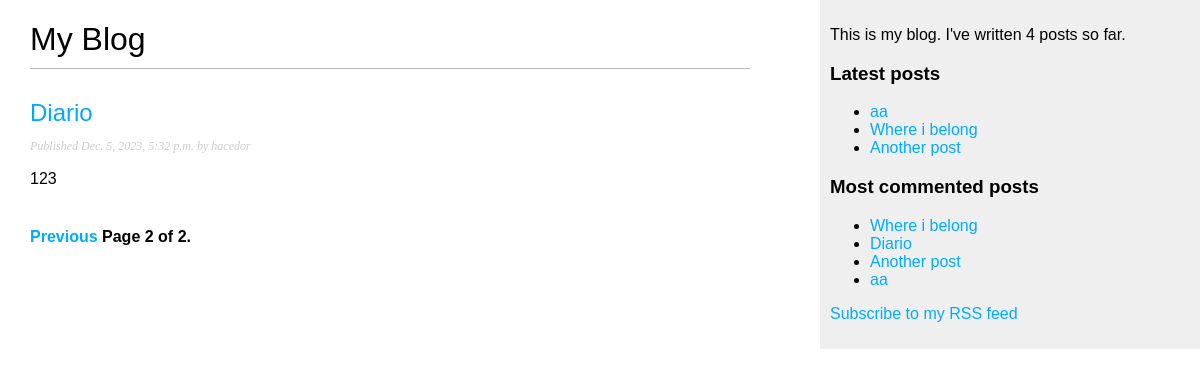
Screenshot of /blog/?page=2 with the database file from the repository.
### blog/models.py (models this page shows, shortened)
class Post(models.Model):
    STATUS_CHOICES = (('draft', 'Draft'), ('published', 'Published'),)
    title = models.CharField(max_length=250)
    slug = models.SlugField(max_length=250, unique_for_date='publish')
    author = models.ForeignKey(
        User, on_delete=models.CASCADE, related_name='blog_posts')
    body = models.TextField()
    publish = models.DateTimeField(default=timezone.now)
    created = models.DateTimeField(auto_now_add=True)
    updated = models.DateTimeField(auto_now=True)
    status = models.CharField(
        max_length=10, choices=STATUS_CHOICES, default='draft')
    tags = TaggableManager()
    def get_absolute_url(self):
        return reverse('blog:post_detail', args=[self.publish.year, self.publish.month, self.publish.day, self.slug])
    class Meta:
        ordering = ('-publish',)
    objects = models.Manager()  # The default manager.
    published = PublishedManager()  # Our custom manager.

### blog/views.py (the view)
# urls.py: path('', views.post_list, name='post_list'),
def post_list(request, tag_slug=None):
    object_list = Post.published.all()
    tag = None
    if tag_slug:
        tag = get_object_or_404(Tag, slug=tag_slug)
        object_list = object_list.filter(tags__in=[tag])
    page = request.GET.get('page')
    paginator = Paginator(object_list, 3)
    try:
        posts = paginator.page(page)
    except PageNotAnInteger:
        posts = paginator.page(1)
    except EmptyPage:
        posts = paginator.page(paginator.num_pages)
    return render(request, 'blog/post/list.html', {'page': page, 'posts': posts, 'tag': tag})

### blog/models.py (called while the page is built)
    def get_queryset(self):
        return super(PublishedManager, self).get_queryset()\
            .filter(status='published')

### blog/templatetags/blog_tags.py (called while the page is built)
@register.simple_tag
def total_posts():
    return Post.published.count()

@register.inclusion_tag('blog/post/latest_posts.html')
def show_latest_posts(count=5):
    latest_posts = Post.published.order_by('-publish')[:count]
    return {'latest_posts': latest_posts}

@register.simple_tag
def get_most_commented_posts(count=5):
    return Post.published.annotate(
        total_comments=Count('comments')
    ).order_by('-total_comments')[:count]

### blog/templates/blog/post/list.html (shortened to what this page needs)
{% extends "blog/base.html" %} {% block title %}My Blog{% endblock %}
{% block content %}
<h1>My Blog</h1>
{% for post in posts %}
<h2>
  <a href="{{ post.get_absolute_url }}"> {{ post.title }} </a>
</h2>
<p class="date">Published {{ post.publish }} by {{ post.author }}</p>
{{ post.body|truncatewords:30|linebreaks }}
{% endfor %}
{% include "blog/pagination.html" with page=posts %}
{% endblock %}

### blog/templates/blog/base.html (shortened to what this page needs)
{% load blog_tags %} {% load static %}
<!DOCTYPE html>
<html>
  <head>
    <link href="{% static "css/blog.css" %}" rel="stylesheet">
  </head>
  <body>
    <div id="content">{% block content %} {% endblock %}</div>
    <div id="sidebar">
      <p>This is my blog. I've written {% total_posts %} posts so far.</p>
      <h3>Latest posts</h3>
      {% show_latest_posts 3 %}
      <h3>Most commented posts</h3>
      {% get_most_commented_posts as most_commented_posts %}
      <ul>
        {% for post in most_commented_posts %}
        <li>
          <a href="{{ post.get_absolute_url }}">{{ post.title }}</a>
        </li>
        {% endfor %}
      </ul>
      <p>
        <a href="{% url "pip install psycopg2-binary==2.8.4post_feed" %}">Subscribe to my RSS feed</a> </p>
    </div>
  </body>
</html>

### blog/templates/blog/post/latest_posts.html
<ul>
  {% for post in latest_posts %}
  <li>
    <a href="{{ post.get_absolute_url }}">{{ post.title }}</a>
  </li>
  {% endfor %}
</ul>

### blog/static/css/blog.css (style rules this page uses)
body { margin: 0; padding: 0; font-family: helvetica, sans-serif; }
a { color: #00abff; text-decoration: none; }
h1 { font-weight: normal; border-bottom: 1px solid #bbb; padding: 0 0 10px 0; }
h2 { font-weight: normal; margin: 30px 0 0; }
#content { float: left; width: 60%; padding: 0 0 0 30px; }
#sidebar { float: right; width: 30%; padding: 10px; background: #efefef; height: 100%; }
p.date { color: #ccc; font-family: georgia, serif; font-size: 12px; font-style: italic; }

### rows the page displays
Post: title "Diario", publish "Dec. 5, 2023, 5:32 p.m.", author "hacedor", body "123"
Post: title "aa"
Post: title "Where i belong"
Post: title "Another post"

### other values shown
{{ page.number }} "2"
{{ page.paginator.num_pages }} "2"
